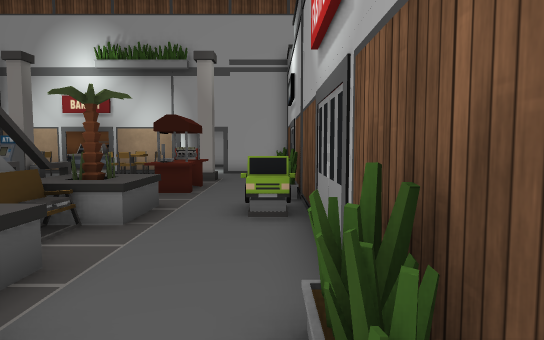
view 1 (above)

16 first-person views from a walk through a 3-D level made in the Unity game engine. The camera is 1.5 m above the floor, tilts 4° down and sees 75° across. Doors are open. The floor is counted in squares, 1.22 m on a side. Each view is taken from the middle of a square. On the plan, view 1 faces up. The plan holds only what a view shows up to about 14 squares ahead; the rest is blank. The place goes on beyond the plan. The player is left out. Some animated figures are left out. Some surface patterns are stand-ins.

view 2
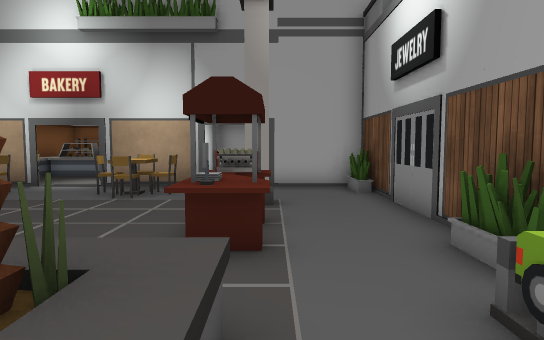

view 3
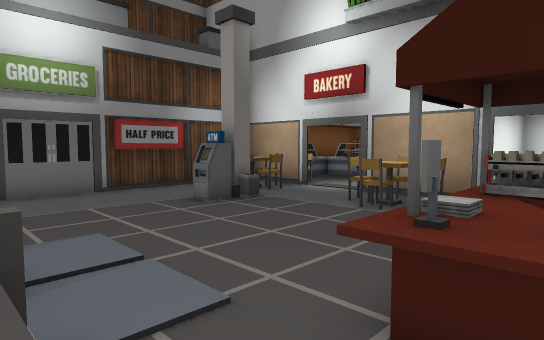

view 4
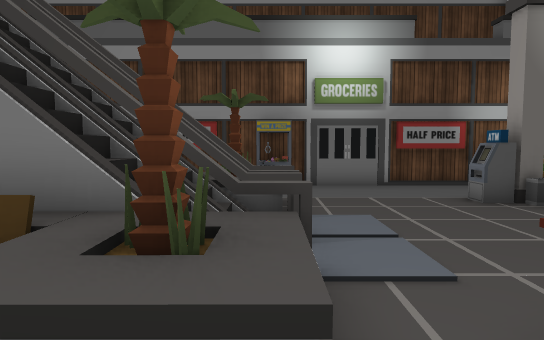

view 5
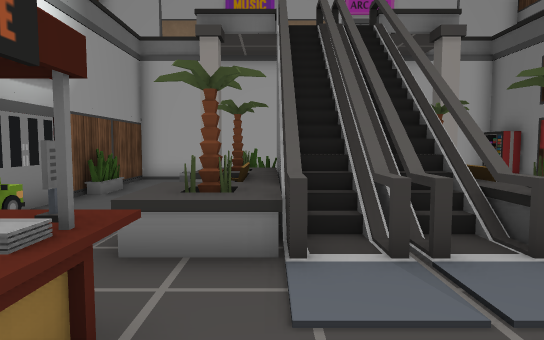

view 6
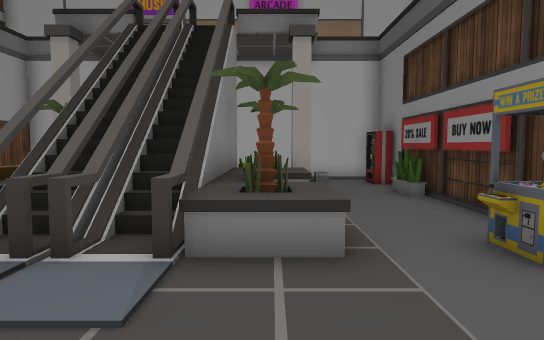

view 7
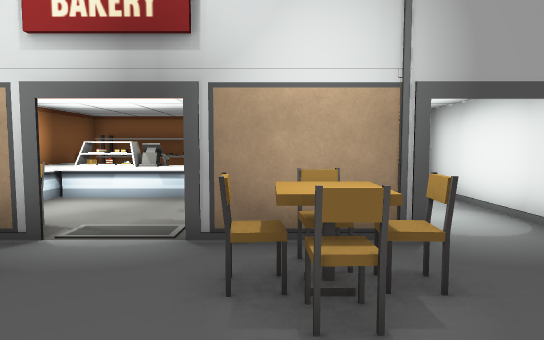

view 8
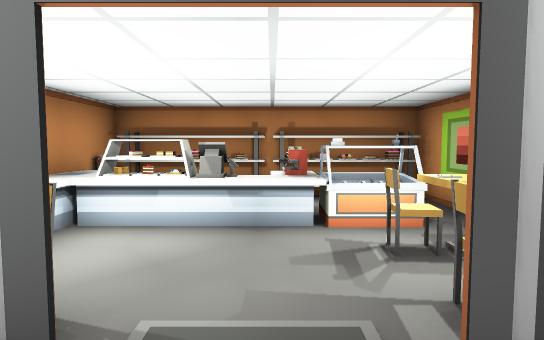

view 9
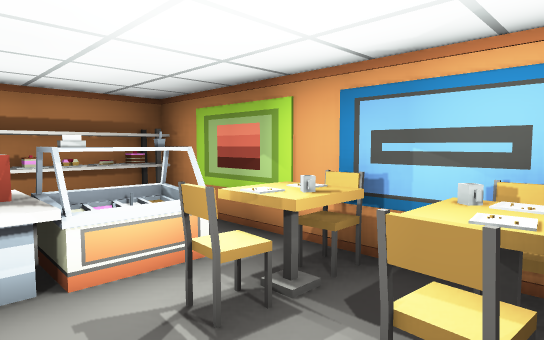

view 10
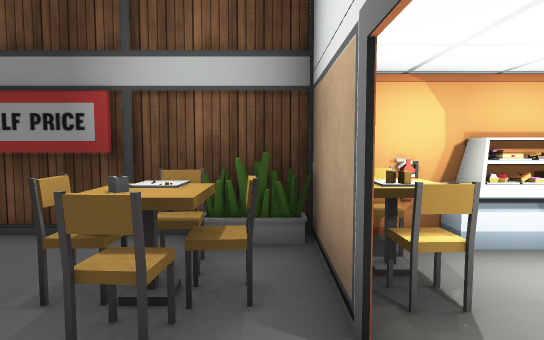

view 11
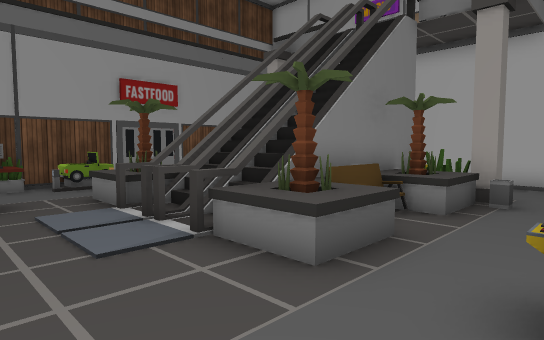

view 12
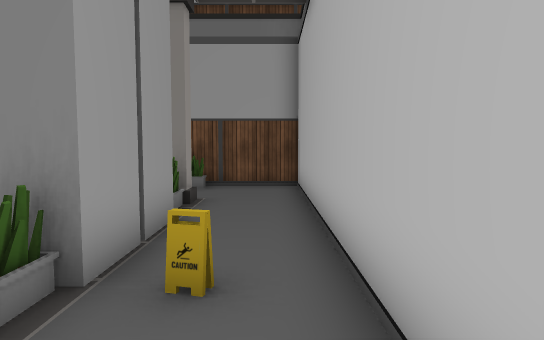

view 13
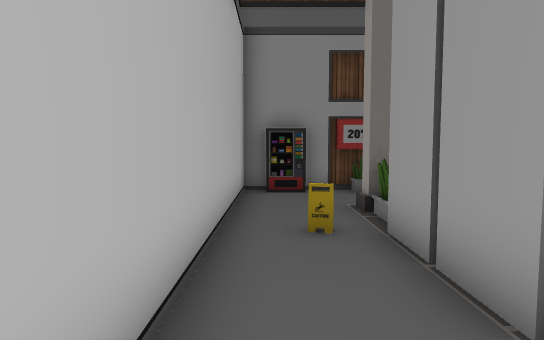

view 14
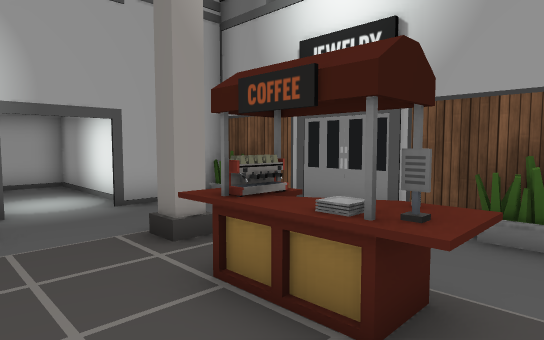

view 15
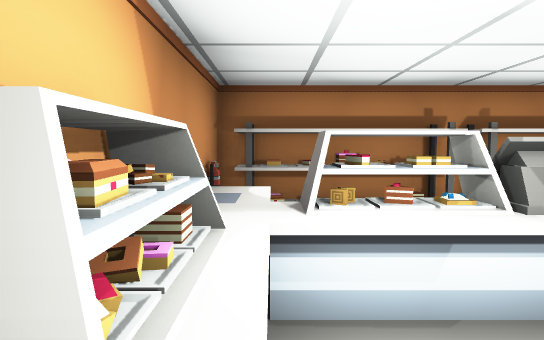

view 16
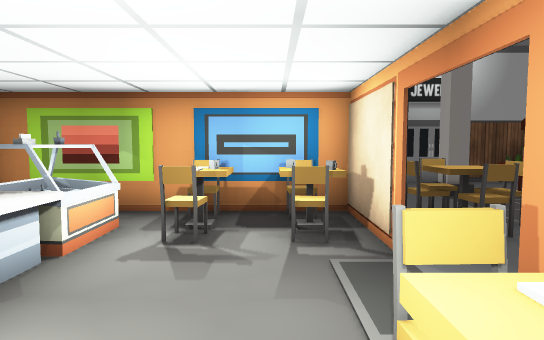

### Floor plan
Key: @ floor where view 1 was taken; # wall or solid block; . main floor; : floor 5.5 m higher than the main floor; / step, stairs or slope; D open door; = window, fence, low wall or low ledge; v drop or lower ground; C chair; P pillar; M cash machine; K kiosk; L plant; A car; H machine; S shelf; U counter; T table; I sign; O other object.
Columns run from 12 left of view 1 to 1 right of it. Each row starts with its distance up from view 1.
 23 #OO #OO##
 22 OSOOSOSO#
 21 UU  HH..###
 20 #UUOHUU.#.#
 19 ##.O...C#.#
 18 #=...COT#.#
 17 #.C...CO#.#
 16 #CT#.#OCDDD###
 15 ##C....C....L#
 14 #LOC..CC.....#
 13 #.CP...C..P..#
 12  ..M.........#
 11 #........KK..#
 10 #........K...#
  9 #........KK.L#
  8 #............#
  7 #H.OO##.=O..A#
  6 #..OO##/#O..A#
  5 S...O##/v/...#
  4  ...O##/v/...#
  3 #..OO##/#O...#
  2  L.OO##/#OO.L#
  1 #..PL##:#LP..#
  0  ....I......@#
 -1 ##...........#
 -2 ##############

Where each view was taken, in squares from view 1:
view 1: 0 up, 0 right, facing up
view 2: 5 up, 2 left, facing up
view 3: 7 up, 2 left, facing up-left
view 4: 7 up, 1 left, facing left
view 5: 11 up, 4 left, facing down
view 6: 11 up, 8 left, facing down
view 7: 11 up, 6 left, facing up
view 8: 14 up, 8 left, facing up
view 9: 16 up, 8 left, facing up-right
view 10: 15 up, 7 left, facing left
view 11: 10 up, 11 left, facing down-right
view 12: 1 down, 10 left, facing right
view 13: 1 down, 2 left, facing left
view 14: 8 up, 5 left, facing up-right
view 15: 17 up, 11 left, facing up
view 16: 17 up, 11 left, facing right
